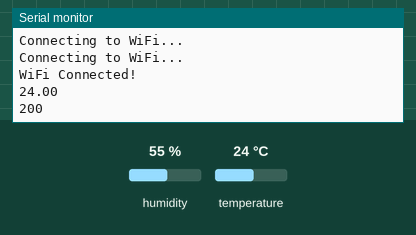
Recording of a sketch running on a simulated ESP32. On the bench: the last lines printed to the serial monitor. The inputs (shaded band) are chosen by the test bench; at power-on: temperature 24 °C, humidity 55 %. WiFi joins after 1.5 s; servers stay silent unless stated; uploads are accepted with an empty reply.

Above: at 3.2 s.
3.3 s: temperature set to 12 °C
At 6.3 s:
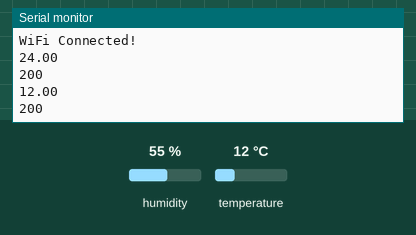
7.4 s: temperature set to 19 °C
At 9.6 s:
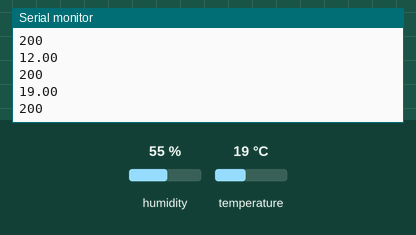
Timing chart, 0 to 11.1 s (numbered marks = the images above; inputs shaded):
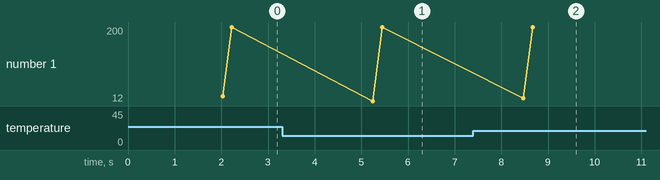

Measured:
- after the input at 3.3 s, the serial monitor: prints a new line after 1.9 s (image 1)
- after the input at 7.4 s, the serial monitor: prints a new line after 1.1 s (image 2)

The sketch:

sketch_jun22a.ino
```cpp
#include "WiFi.h"
#include "HTTPClient.h"
#include "time.h"
#include <ArduinoJson.h>
#include "DHT.h"

#define DHT_PIN 27
#define DHT_TYPE DHT11
DHT dht(DHT_PIN, DHT_TYPE);

char* ssid = "Galaxy F42 5G5634";
char* pass = "rxof7629";
String cse_ip = "192.168.189.193"; // YOUR IP from ipconfig/ifconfig
String cse_port = "8080";
String server = "http://" + cse_ip + ":" + cse_port + "/~/in-cse/in-name/";
String ae = "dht__";
String cnt = "node1";

void createCi(String val)
{
  HTTPClient http;
  http.begin(server + ae + "/" + cnt + "/");

  http.addHeader("X-M2M-Origin", "admin:admin");
  http.addHeader("Content-Type", "application/json;ty=4");
  int code = http.POST("{\"m2m:cin\": {\"cnf\":\"application/json\",\"con\": " + String(val) + "}}");
  Serial.println(code);
  if (code == -1)
  {
    Serial.println("UNABLE TO CONNECT TO THE SERVER");
  }

  http.end();
}

void setup()
{
    Serial.begin(9600);
    WiFi.begin(ssid, pass);
    while(WiFi.status() != WL_CONNECTED)
    {
      Serial.println("Connecting to WiFi...");
      delay(1000);
    }
    Serial.println("WiFi Connected!");

  dht.begin();
}

void loop()
{
  float temperature_reading = dht.readTemperature();
  Serial.println(temperature_reading);
//  createCI(temperature_reading);
if (!isnan(temperature_reading))createCi(String(temperature_reading));
  delay(3000);
}
```

Tone.cpp
```cpp
#include "Tone.h"

void tone(uint8_t pin, unsigned int frequency, unsigned long duration, uint8_t channel)
{
    if (ledcRead(channel)) {
        log_e("Tone channel %d is already in use", channel);
        return;
    }
    ledcAttachPin(pin, channel);
    ledcWriteTone(channel, frequency);
    if (duration) {
        delay(duration);
        noTone(pin, channel);
    }
}

void noTone(uint8_t pin, uint8_t channel)
{
    ledcDetachPin(pin);
    ledcWrite(channel, 0);
}
```

Tone.h
```cpp
#ifndef _TONE32_h
#define _TONE32_h

#define TONE_CHANNEL 15
#include "Arduino.h"
#include "pitches.h"

void tone(uint8_t pin, unsigned int frequency, unsigned long duration = 0, uint8_t channel = TONE_CHANNEL);
void noTone(uint8_t pin, uint8_t channel = TONE_CHANNEL);
#endif
```

pitches.h
```cpp
/*************************************************
 * Public Constants
 *************************************************/

#define NOTE_B0  31
#define NOTE_C1  33
#define NOTE_CS1 35
#define NOTE_D1  37
#define NOTE_DS1 39
#define NOTE_E1  41
#define NOTE_F1  44
#define NOTE_FS1 46
#define NOTE_G1  49
#define NOTE_GS1 52
#define NOTE_A1  55
#define NOTE_AS1 58
#define NOTE_B1  62
#define NOTE_C2  65
#define NOTE_CS2 69
#define NOTE_D2  73
#define NOTE_DS2 78
#define NOTE_E2  82
#define NOTE_F2  87
#define NOTE_FS2 93
#define NOTE_G2  98
#define NOTE_GS2 104
#define NOTE_A2  110
#define NOTE_AS2 117
#define NOTE_B2  123
#define NOTE_C3  131
#define NOTE_CS3 139
#define NOTE_D3  147
#define NOTE_DS3 156
#define NOTE_E3  165
#define NOTE_F3  175
#define NOTE_FS3 185
#define NOTE_G3  196
#define NOTE_GS3 208
#define NOTE_A3  220
#define NOTE_AS3 233
#define NOTE_B3  247
#define NOTE_C4  262
#define NOTE_CS4 277
#define NOTE_D4  294
#define NOTE_DS4 311
#define NOTE_E4  330
#define NOTE_F4  349
#define NOTE_FS4 370
#define NOTE_G4  392
#define NOTE_GS4 415
#define NOTE_A4  440
#define NOTE_AS4 466
#define NOTE_B4  494
#define NOTE_C5  523
#define NOTE_CS5 554
#define NOTE_D5  587
#define NOTE_DS5 622
#define NOTE_E5  659
#define NOTE_F5  698
#define NOTE_FS5 740
#define NOTE_G5  784
#define NOTE_GS5 831
#define NOTE_A5  880
#define NOTE_AS5 932
#define NOTE_B5  988
#define NOTE_C6  1047
#define NOTE_CS6 1109
#define NOTE_D6  1175
#define NOTE_DS6 1245
#define NOTE_E6  1319
#define NOTE_F6  1397
#define NOTE_FS6 1480
#define NOTE_G6  1568
#define NOTE_GS6 1661
#define NOTE_A6  1760
#define NOTE_AS6 1865
#define NOTE_B6  1976
#define NOTE_C7  2093
#define NOTE_CS7 2217
#define NOTE_D7  2349
#define NOTE_DS7 2489
#define NOTE_E7  2637
#define NOTE_F7  2794
#define NOTE_FS7 2960
#define NOTE_G7  3136
#define NOTE_GS7 3322
#define NOTE_A7  3520
#define NOTE_AS7 3729
#define NOTE_B7  3951
#define NOTE_C8  4186
#define NOTE_CS8 4435
#define NOTE_D8  4699
#define NOTE_DS8 4978
```
